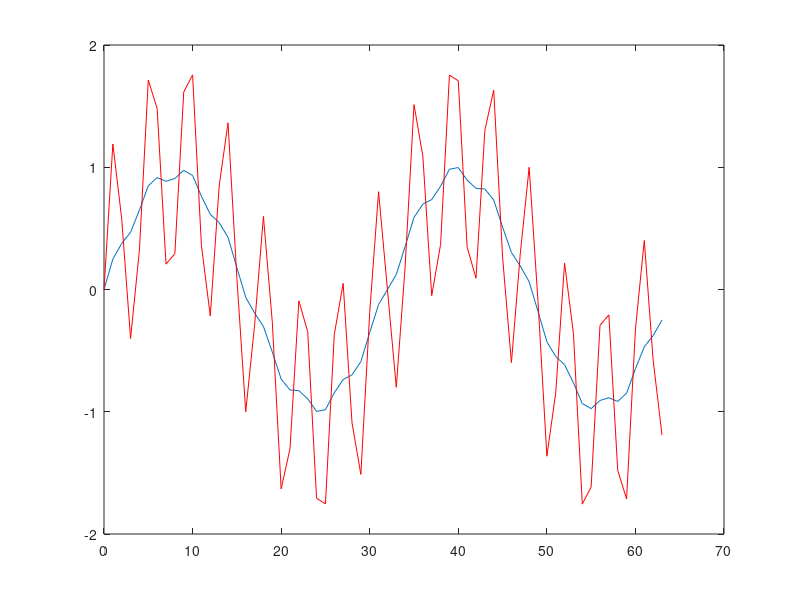

Source code (MATLAB):
% A8 solution

% both these t's do the same thing 
% t = [ 0 : 63 ];
t = linspace(0, 63, 64);
y = sin( 30 * pi * t / 64 ) + sin( 4 * pi * t / 64 );

fy = fft( y );
myFilter = fftshift( hamming( 64 )' .^5 );

fyFilter = fy .* myFilter;
result = ifft( fyFilter );

plot(t, real(result), t, y, 'r');


